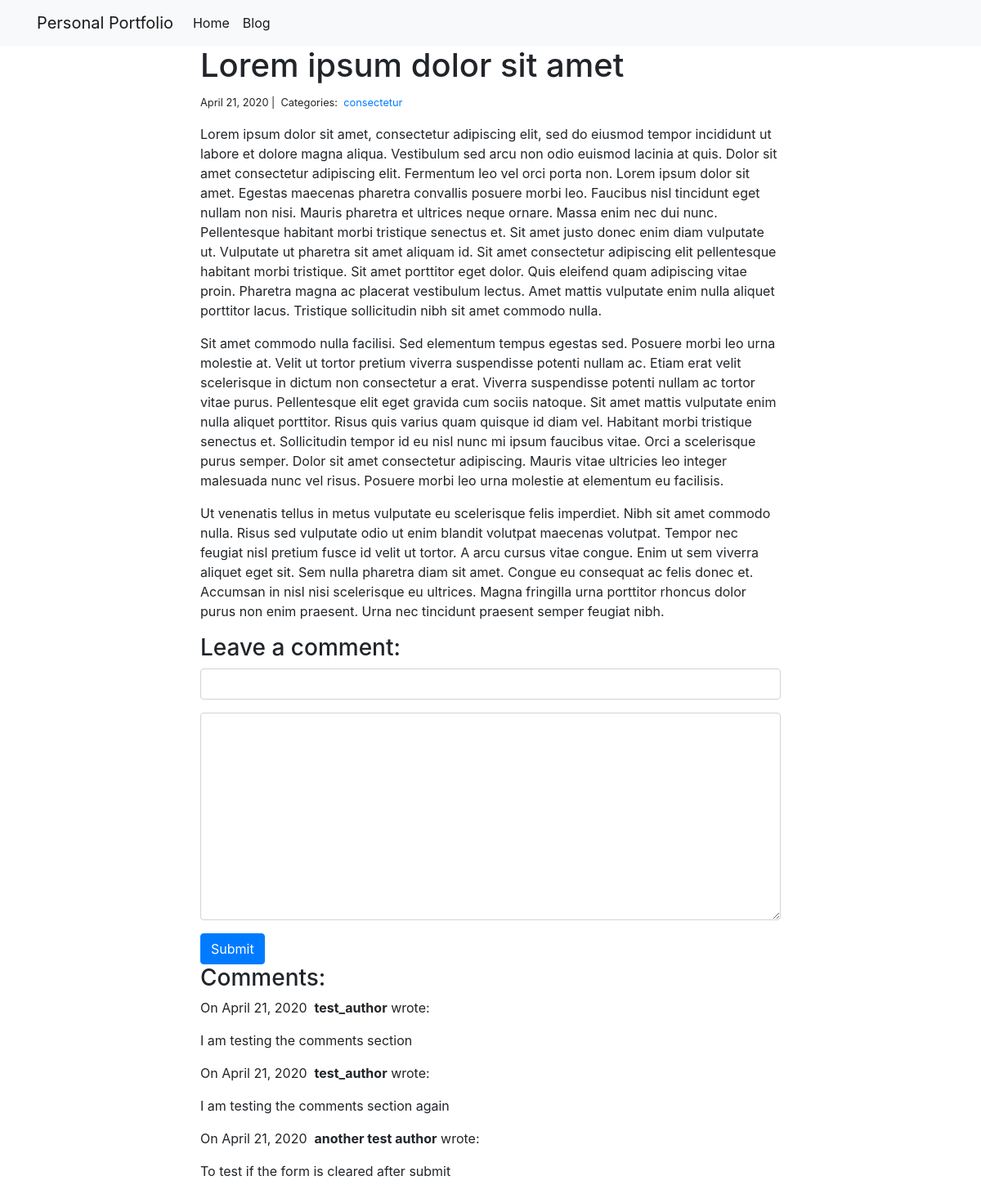
Page /blog/3/ on the committed database.
### blog/models.py (models this page shows)
class Post(models.Model):
    title = models.CharField(max_length=255)
    body = models.TextField()
    created_on = models.DateTimeField(auto_now_add=True)
    last_modified = models.DateTimeField(auto_now=True)
    categories = models.ManyToManyField('Category', related_name='posts')

class Category(models.Model):
    name = models.CharField(max_length=20)

class Comment(models.Model):
    author = models.CharField(max_length=60)
    body = models.TextField()
    created_on = models.DateTimeField(auto_now_add=True)
    post = models.ForeignKey('Post', on_delete=models.CASCADE)

### blog/views.py (the view, shortened to what this page needs)
# urls.py: path('<int:pk>/', views.blog_detail, name='blog_detail'),
def blog_detail(request, pk):
    post = Post.objects.get(pk=pk)
    form = CommentForm()
    comments = Comment.objects.filter(post=post)
    context = {
        'post': post,
        'comments': comments,
        'form':  form
    }
    return render(request, 'blog_detail.html', context)

### blog/forms.py
class CommentForm(forms.Form):
    author = forms.CharField(
        max_length=60,
        widget=forms.TextInput(attrs={  # This tells Django to load this field as an HTML text input element
            'class': 'form-control',
            'place-holder': 'Your Name'
        })
    )
    body = forms.CharField(
        widget=forms.Textarea(attrs={   # so that the field is rendered as an HTML text area element
            'class': 'form-control',
            'place-holder': 'Leave a comment!'
        })
    )

### blog/templates/blog_detail.html (shortened to what this page needs)
<!DOCTYPE html>
<html lang="en">
<head>
</head>
<body>
    {% extends "base.html" %}
    {% block page_content %}
    <div class="col-md-8 offset-md-2">
        <h1>{{ post.title }}</h1>
        <small>
            {{ post.created_on.date }} |&nbsp;
            Categories:&nbsp;
            {% for category in post.categories.all %}
            <a href="{% url 'blog_category' category.name %}">{{ category.name }}</a>&nbsp;
            {% endfor %}
        </small>
        <p>{{ post.body | linebreaks }}</p>
        <h3>Leave a comment:</h3>
        <form action="/blog/{{ post.pk }}/" method="post">
            <div class="form-group">
                {{ form.author }}
            </div>
            <div class="form-group">
                {{ form.body }}
            </div>
            <button type="submit" class="btn btn-primary">Submit</button>
        </form>
        <h3>Comments:</h3>
        {% for comment in comments %}
        <p>
            On {{ comment.created_on.date }}&nbsp;
            <b>{{ comment.author }}</b> wrote:
        </p>
        <p>{{ comment.body }}</p>
        {% endfor %}
    </div>
    {% endblock %}

### personal_portfolio/templates/base.html (shortened to what this page needs)
<!DOCTYPE html>
<html lang="en">
<head>
</head>
<body>
    <link rel="stylesheet" href="https://stackpath.bootstrapcdn.com/bootstrap/4.1.3/css/bootstrap.min.css">
    <nav class="navbar navbar-expand-lg navbar-light bg-light">
        <div class="container">
            <a class="navbar-brand" href="{% url 'project_index' %}">Personal Portfolio</a>
            <div class="collapse navbar-collapse" id="navbarSupportedContent">
                <ul class="navbar-nav mr-auto">
                    <li class="nav-item active">
                        <a class="nav-link" href="{% url 'project_index' %}">Home</a>
                    </li>
                    <li class="nav-item active">
                        <a class="nav-link" href="{% url 'blog_index' %}">Blog</a>
                    </li>
                </ul>
            </div>
        </div>
    </nav>
    <div class="container">
        {% block page_content %}{% endblock %}
    </div>
</body>
</html>

### rows in the picture
Post: title "Lorem ipsum dolor sit amet", created_on "April 21, 2020", body "Lorem ipsum dolor sit amet, consectetur adipiscing elit, sed do eiusmod tempor incididunt ut labore et dolore magna aliqua. Vestibulum sed arcu non odio euismod lacinia at quis. Dolor sit amet consectetur adipiscing elit. Fermentum leo vel orci porta non. Lorem ipsum dolor sit amet. Egestas maecenas pharetra convallis posuere morbi leo. Faucibus nisl tincidunt eget nullam non nisi. Mauris pharetra et ultrices neque ornare. Massa enim nec dui nunc. Pellentesque habitant morbi tristique senectus et. Sit amet justo donec enim diam vulputate ut. Vulputate ut pharetra sit amet aliquam id. Sit amet consectetur adipiscing elit pellentesque habitant morbi tristique. Sit amet porttitor eget dolor.…"
Category: name "consectetur"
Comment: created_on "April 21, 2020", author "test_author", body "I am testing the comments section"
Comment: created_on "April 21, 2020", author "test_author", body "I am testing the comments section again"
Comment: created_on "April 21, 2020", author "another test author", body "To test if the form is cleared after submit"
